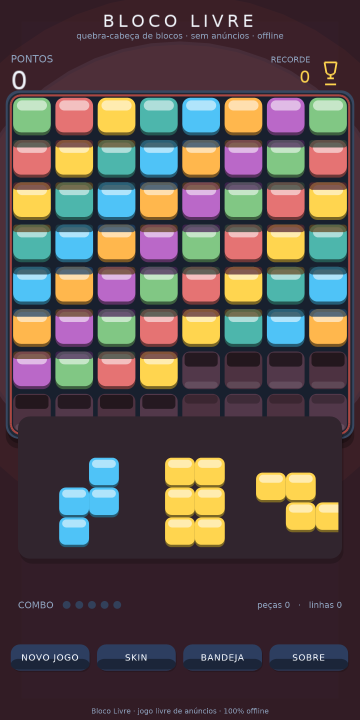
#> input picture screenshots/06_full.png, 720 x 1440 px, found by its file name (shown at 1/2 size)
$ python r6_text.py
#> lines starting #> are read from the running program, lines starting #| are printed output that depends on the picture
### scripts/r6_forensics_lib.py
#!/usr/bin/env python3
"""R6 brutal art-director forensics: PIL-only pixel measurements (no rendering available)."""
import os, sys, math, json
from collections import Counter
from PIL import Image

R6 = '/home/z/my-project/critic_shots/r6'
R5 = '/home/z/my-project/critic_shots/r5'
CROPS = '/tmp/critic_crops_r6'
os.makedirs(CROPS, exist_ok=True)

def load(name, root=R6):
#> called with name = '06_full.png', root = '/home/z/my-project/critic_shots/r6'
    return Image.open(os.path.join(root, name)).convert('RGB')
#> returned value is the input picture: PIL image 720x1440 RGB; mean R, G, B 88.9, 77.7, 76.8

def px(im):
    return im.load()

def clamp(v): return max(0, min(255, v))

def lum(p): return 0.2126*p[0] + 0.7152*p[1] + 0.0722*p[2]

# [9 lines left out: function hue_deg, not called in this run]

def is_goldish(p, tol=42):
    r, g, b = p
    return r > 150 and g > 110 and b < 160 and r > b + 40 and g > b + 20 and abs(r - g) < 90

def is_cyanish(p):
    r, g, b = p
    return g > 120 and b > 120 and b > r + 40 and g > r + 30

# [57 lines left out: functions stats, col_profile, scanline_lum, occupancy_grid, not called in this run]

def dump_json(obj, path):
    with open(path, 'w') as f:
        json.dump(obj, f, indent=1, default=str)

# [7 lines that do not run on import are left out]

### scripts/r6_occupancy.py
#!/usr/bin/env python3
"""Occupancy measurement for 06_full and 01_main_classic.
Grid rows: line centers at y ~ 275,359,444,529,613,698,782 (+ top edge ~193? no that's HUD zone).
Board top row starts above 275. Cell = ~84.5. Board rows: interior lines 275..782 => 6 interior separators
=> 7 rows between 193..782? y=193 is HUD boundary. Board top edge likely ~190; bottom edge ~866.
We'll assume 8 rows: centers at 275-42=233... Actually rows between lines: [193,275],[275,359],... [782,866].
Cell centers: 234,317,401,486,570,655,740,824 approx (midpoints).
Columns: lines at 104,188,272,356,440,524,608,692 => cells between [104..188],[188..272]... wait 8 cols need 9 lines.
Column lines found at ~104,188,272,356,440,524,608,692 -> that's 8 lines => 7-8 cols; edges at 20 and 696.
Columns between: 20..104, 104..188, ..., 692..696? Use 9 boundaries: 20,104,188,272,356,440,524,608,692,676? no.
Let's use edges 20..696 with separators at 104,188,272,356,440,524,608,692 => col cells: [20,104],[104,188],[188,272],[272,356],[356,440],[440,524],[524,608],[608,692],[692,696]-invalid.
=> 8 full columns + margin. Good: 8x8 grid, cell ~84x84.
"""
import sys
sys.path.insert(0, '/home/z/my-project/scripts')
from r6_forensics_lib import *

X_EDGES = [20, 104, 188, 272, 356, 440, 524, 608, 692, 696]
# drop last partial
XCELLS = [(X_EDGES[i], X_EDGES[i+1]) for i in range(8)]
Y_EDGES = [190, 275, 359, 444, 529, 613, 698, 782, 866]
YCELLS = [(Y_EDGES[i], Y_EDGES[i+1]) for i in range(8)]

EMPTY = {(41,52,73),(50,64,90)}

def cell_filled(im, x0, x1, y0, y1):
#> called with x0 = 20, x1 = 104, y0 = 190, y1 = 275
    p = px(im)
    # sample 5x5 interior points, median deviation from both empty shades
    xs = [x0 + int((x1-x0)*f) for f in (0.25,0.5,0.75)]
    ys = [y0 + int((y1-y0)*f) for f in (0.3,0.5,0.7)]
    devs = []
    for x in xs:
        for y in ys:
            c = p[x,y]
            d = min(abs(c[0]-41)+abs(c[1]-52)+abs(c[2]-73), abs(c[0]-50)+abs(c[1]-64)+abs(c[2]-90))
            devs.append(d)
#> after the loop, devs = [424, 256, 256, 424, 256, 256, 424, 256, 256]
    devs.sort()
    return devs[len(devs)//2] > 60  # median deviation threshold

def grid_report(name):
    im = load(name)
    print('==', name, '==')
    filled = 0
    rows = []
    for r,(y0,y1) in enumerate(YCELLS):
        line = ''
        for c,(x0,x1) in enumerate(XCELLS):
            f = cell_filled(im, x0,x1,y0,y1)
#> f = True
            filled += f
#> filled = 1
            line += '#' if f else '.'
#> line = '#'
        rows.append(line)
        print('   ', line)
    print('   filled cells:', filled, '/ 64 =', round(filled/64*100,1), '%')
#|    filled cells: 52 / 64 = 81.2 %
    return filled

grid_report('06_full.png')
print()
grid_report('01_main_classic.png')
#> call 2 of load, with name = '01_main_classic.png', root = '/home/z/my-project/critic_shots/r6'
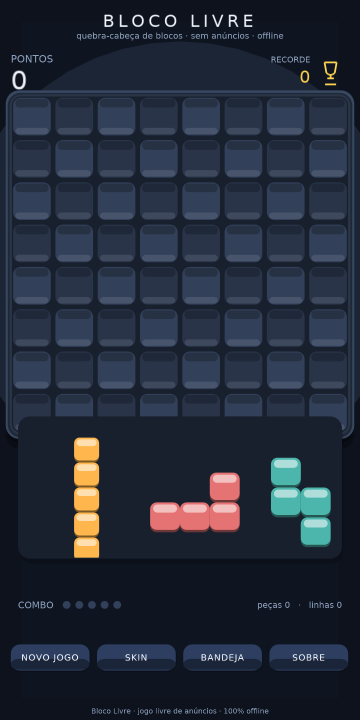
#> input picture screenshots/01_main_classic.png, 720 x 1440 px, found by its file name (shown at 1/2 size)
#> in load, returned value is the input picture: PIL image 720x1440 RGB; mean R, G, B 36.4, 44.2, 59.1
#|    filled cells: 0 / 64 = 0.0 %
print()
grid_report('02_skin0.png')
#> call 3 of load, with name = '02_skin0.png', root = '/home/z/my-project/critic_shots/r6'
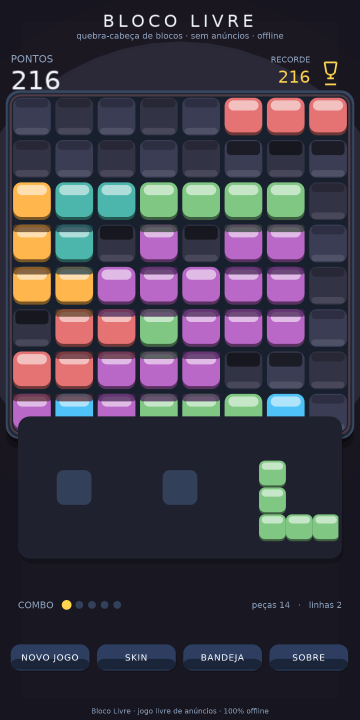
#> input picture screenshots/02_skin0.png, 720 x 1440 px, found by its file name (shown at 1/2 size)
#> in load, returned value is the input picture: PIL image 720x1440 RGB; mean R, G, B 62.5, 58.4, 71.3
#|    filled cells: 40 / 64 = 62.5 %

### scripts/r6_text.py
#!/usr/bin/env python3
"""Decode banner text: dark letters on gold fan y100..125. Cluster dark pixels into letters."""
import sys
sys.path.insert(0, '/home/z/my-project/scripts')
from r6_forensics_lib import *
from r6_occupancy import cell_filled, XCELLS, YCELLS

im = load('07_clear.png'); p = px(im)
#> call 4 of load, with name = '07_clear.png', root = '/home/z/my-project/critic_shots/r6'
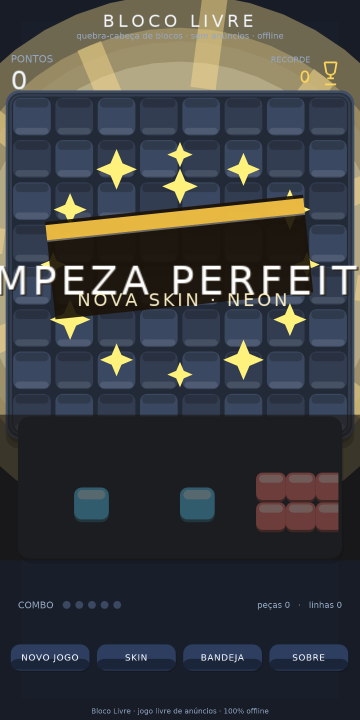
#> input picture screenshots/07_clear.png, 720 x 1440 px, found by its file name (shown at 1/2 size)
#> in load, returned value is the input picture: PIL image 720x1440 RGB; mean R, G, B 60.5, 62.6, 64.7
print('== dark letter clusters on gold fan (y 96..130) ==')
cols = {}
for y in range(96, 132):
    for x in range(0, 720):
        c = p[x,y]
        if lum(c) < 85 and c[2] < 60:
            cols.setdefault(x, []).append(y)
#> after the loop, cols = 70 items
xs = sorted(cols)
#> xs = 70 values from 0 to 719
cl = []
for x in xs:
    if cl and x - cl[-1][-1] <= 7: cl[-1].append(x)
    else: cl.append([x])
#> this loop made 70 passes
#> after the loop, cl = 2 items
print('letter clusters:', [(c[0], c[-1]) for c in cl])
#| letter clusters: [(0, 34), (685, 719)]
tot = sum(len(c) for c in cl)
#> tot = 70
print('letter count approx:', len(cl), 'total dark columns:', tot)
#| letter count approx: 2 total dark columns: 70

# also r5 main occupancy
im5 = load('01_main_classic.png', R5)
filled = sum(cell_filled(im5, x0,x1,y0,y1) for (y0,y1) in YCELLS for (x0,x1) in XCELLS)
#> filled = 0
print('R5 01_main piece cells:', filled, '/64')
#| R5 01_main piece cells: 0 /64
